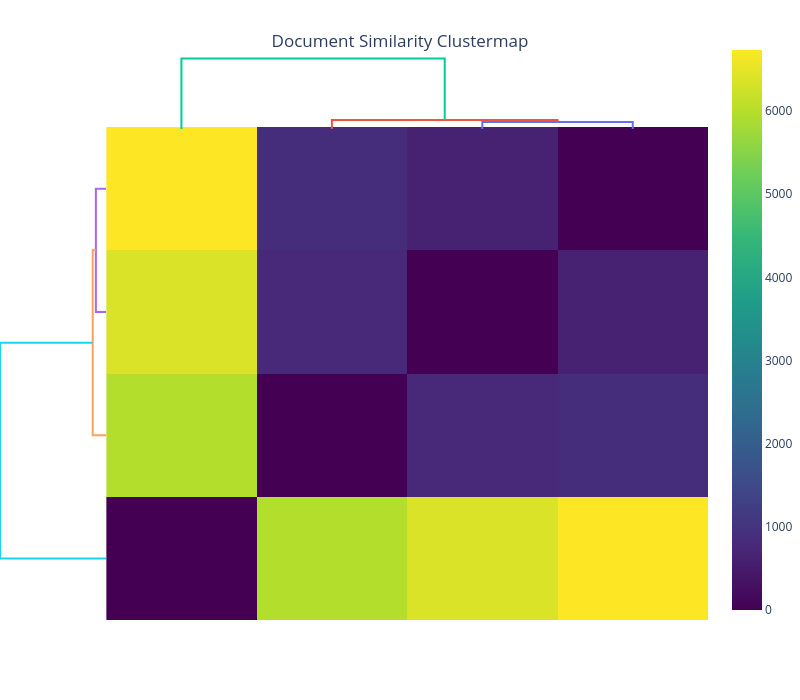

Notebook source saved alongside this figure:
### Code cell
# Create an instance of the PlotlyClustermap object
clustermap = PlotlyClustermap()

# Generate the Plotly Clustermap.
# Experiment with the parameters below!
try:
    clustermap(
        dtm=dtm,
        labels=labels,
        metric="euclidean",  # Try "cosine" for stylistic comparisons, or "cityblock"
        method="average",    # Try "ward" for compact clusters, or "complete"
        colorscale="Viridis",# Choose a color scheme for the heatmap (e.g., "Blues", "RdBu")
        width=800,           # Set width of the plot in pixels
        height=700,          # Set height of the plot in pixels
        title="Document Similarity Clustermap",
        showfig=True         # Display the figure in the notebook
    )

    # If showfig=False was used, you can explicitly show the figure like this:
    # clustermap.show()

except LexosException as e:
    print(f"An error occurred while generating the clustermap: {e}")
except Exception as e:
    print(f"An unexpected error occurred: {e}")

### Figure 1 — Plotly figure (JSON) as saved in the notebook; plotly's stock layout.template omitted (floating-point values rounded to 4 significant figures)
{"data": [{"hoverinfo": "text", "marker": {"color": [0.2222, "#3e4989"]}, "mode": "lines", "type": "scatter", "x": [25.0, 25.0, 35.0, 35.0], "xaxis": "x", "y": [0.0, 619.0, 619.0, 0.0], "yaxis": "y2"}, {"hoverinfo": "text", "marker": {"color": [0.2222, "#3e4989"]}, "mode": "lines", "type": "scatter", "x": [15.0, 15.0, 30.0, 30.0], "xaxis": "x", "y": [0.0, 808.9, 808.9, 619.0], "yaxis": "y2"}, {"hoverinfo": "text", "marker": {"color": [0, "#440154"]}, "mode": "lines", "type": "scatter", "x": [5.0, 5.0, 22.5, 22.5], "xaxis": "x", "y": [0.0, 6358.0, 6358.0, 808.9], "yaxis": "y2"}, {"hoverinfo": "text", "marker": {"color": [0.2222, "#3e4989"]}, "mode": "lines", "type": "scatter", "x": [-0.0, -619.0, -619.0, -0.0], "xaxis": "x2", "y": [25.0, 25.0, 35.0, 35.0], "yaxis": "y"}, {"hoverinfo": "text", "marker": {"color": [0.2222, "#3e4989"]}, "mode": "lines", "type": "scatter", "x": [-0.0, -808.9, -808.9, -619.0], "xaxis": "x2", "y": [15.0, 15.0, 30.0, 30.0], "yaxis": "y"}, {"hoverinfo": "text", "marker": {"color": [0, "#440154"]}, "mode": "lines", "type": "scatter", "x": [-0.0, -6358.0, -6358.0, -808.9], "xaxis": "x2", "y": [5.0, 5.0, 22.5, 22.5], "yaxis": "y"}, {"colorscale": [[0, "#440154"], [0.1111, "#482878"], [0.2222, "#3e4989"], [0.3333, "#31688e"], [0.4444, "#26828e"], [0.5556, "#1f9e89"], [0.6667, "#35b779"], [0.7778, "#6ece58"], [0.8889, "#b5de2b"], [1, "#fde725"]], "customdata": [["Poe", "Poe", "Poe", "Poe"], ["Lippard", "Lippard", "Lippard", "Lippard"], ["Irving", "Irving", "Irving", "Irving"], ["Henry", "Henry", "Henry", "Henry"]], "hovertemplate": "X: %{x}<br>Y: %{customdata}<br>Z: %{z}<extra></extra>", "type": "heatmap", "x": [5, 15, 25, 35], "y": [5, 15, 25, 35], "z": [[0.0, 5965.0, 6374.0, 6734.0], [5965.0, 0.0, 749.9, 868.0], [6374.0, 749.9, 0.0, 619.0], [6734.0, 868.0, 619.0, 0.0]]}], "layout": {"autosize": false, "height": 700, "hovermode": "closest", "margin": {"l": 0, "t": 40}, "paper_bgcolor": "rgba(0,0,0,0)", "plot_bgcolor": "rgba(0,0,0,0)", "showlegend": false, "title": {"text": "Document Similarity Clustermap", "x": 0.5, "xanchor": "center", "y": 0.95, "yanchor": "top"}, "width": 800, "xaxis": {"domain": [0.15, 1], "mirror": false, "rangemode": "tozero", "showgrid": false, "showline": false, "showticklabels": true, "tickfont": {"color": "rgba(0,0,0,0)"}, "tickmode": "array", "ticks": "", "ticktext": ["Lippard", "Poe", "Irving", "Henry"], "tickvals": [5, 15, 25, 35], "type": "linear", "zeroline": false}, "xaxis2": {"domain": [0, 0.15], "mirror": false, "showgrid": false, "showline": false, "showticklabels": false, "ticks": "", "zeroline": false}, "yaxis": {"domain": [0, 0.85], "mirror": false, "rangemode": "tozero", "showgrid": false, "showline": false, "showticklabels": false, "ticks": "", "type": "linear", "zeroline": false}, "yaxis2": {"domain": [0.84, 0.975], "mirror": false, "showgrid": false, "showline": false, "showticklabels": false, "ticks": "", "zeroline": false}}}
